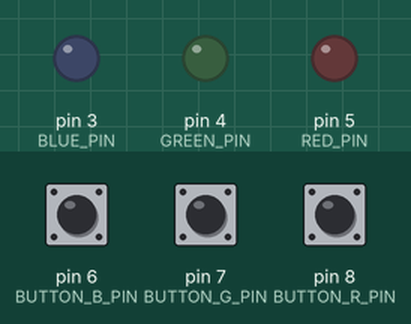
Simulated run of this sketch. Board: Arduino Uno, built with avr-gcc and run on an emulated ATmega328P. Shown: output pins drawn as LEDs (lit = HIGH). Inputs (shaded band) come from the test bench; at power-on: pin 6 (BUTTON_B_PIN) LOW, pin 7 (BUTTON_G_PIN) LOW, pin 8 (BUTTON_R_PIN) LOW.

Above: at 1.2 s.
1.3 s: pin 6 (BUTTON_B_PIN) pulled HIGH for 0.15 s
At 1.37 s:
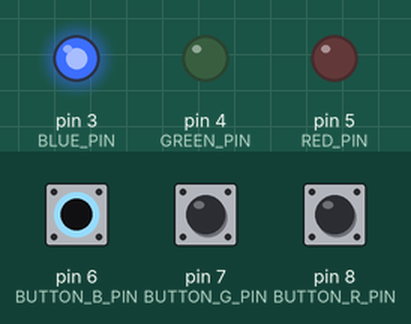
2.9 s: pin 7 (BUTTON_G_PIN) pulled HIGH for 0.15 s
At 2.97 s:
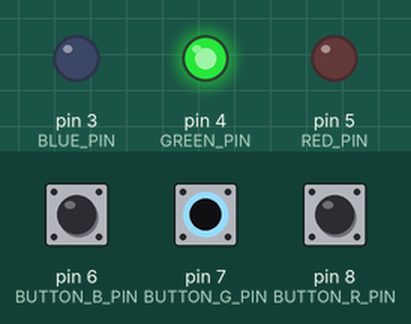
4.5 s: pin 8 (BUTTON_R_PIN) pulled HIGH for 0.15 s
At 4.57 s:
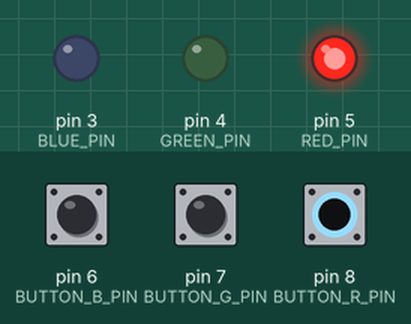
6.1 s: pin 8 (BUTTON_R_PIN) pulled HIGH for 3.2 s
At 10.4 s:
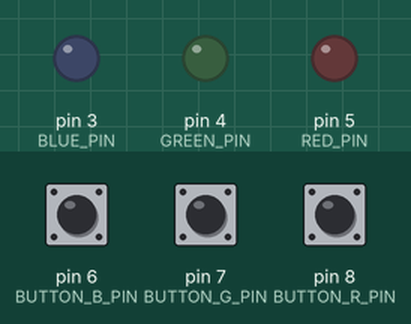
10.8 s: pin 6 (BUTTON_B_PIN) pulled HIGH for 3.2 s
At 11.6 s:
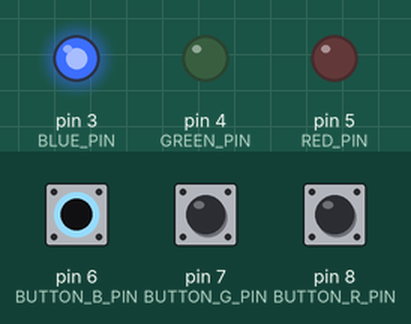
15.5 s: pin 6 (BUTTON_B_PIN) driven HIGH and pin 7 (BUTTON_G_PIN) driven HIGH
At 16.3 s:
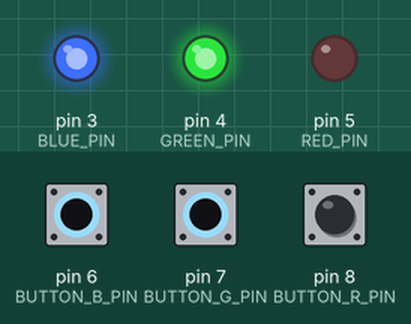
Timing chart, 0 to 18.0 s (numbered marks = the images above; inputs shaded):
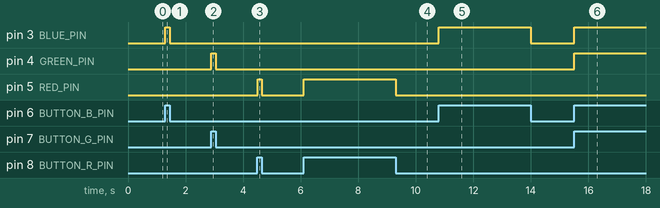

The sketch:

02-Digital-Completo.ino
```cpp
#define RED_PIN       5
#define GREEN_PIN     4
#define BLUE_PIN      3

#define BUTTON_R_PIN  8
#define BUTTON_G_PIN  7
#define BUTTON_B_PIN  6


void setup() {
  pinMode(RED_PIN, OUTPUT);
  pinMode(GREEN_PIN, OUTPUT);
  pinMode(BLUE_PIN, OUTPUT);

  pinMode(BUTTON_R_PIN, INPUT);
  pinMode(BUTTON_G_PIN, INPUT);
  pinMode(BUTTON_B_PIN, INPUT);

}

void loop() {
  int bt_red = digitalRead(BUTTON_R_PIN);
  int bt_green = digitalRead(BUTTON_G_PIN);
  int bt_blue = digitalRead(BUTTON_B_PIN);

  if(bt_red == 1) {
    digitalWrite(RED_PIN,1);
  }
  else {
    digitalWrite(RED_PIN,0);
  }

  if(bt_green == 1) {
    digitalWrite(GREEN_PIN,1);
  }
  else {
    digitalWrite(GREEN_PIN,0);
  }

  if(bt_blue == 1) {
    digitalWrite(BLUE_PIN,1);
  }
  else {
    digitalWrite(BLUE_PIN,0);
  }
}
```

Measured:
- after the input at 1.3 s, pin 3 (BLUE_PIN): LOW → HIGH at once, → LOW 0.15 s later
- after the input at 2.9 s, pin 4 (GREEN_PIN): LOW → HIGH at once, → LOW 0.15 s later
- after the input at 4.5 s, pin 5 (RED_PIN): LOW → HIGH at once, → LOW 0.15 s later
- after the input at 6.1 s, pin 5 (RED_PIN): LOW → HIGH at once, → LOW 3.2 s later
- after the input at 10.8 s, pin 3 (BLUE_PIN): LOW → HIGH at once, → LOW 3.2 s later
- after the input at 15.5 s, pin 3 (BLUE_PIN), pin 4 (GREEN_PIN): LOW → HIGH at once
